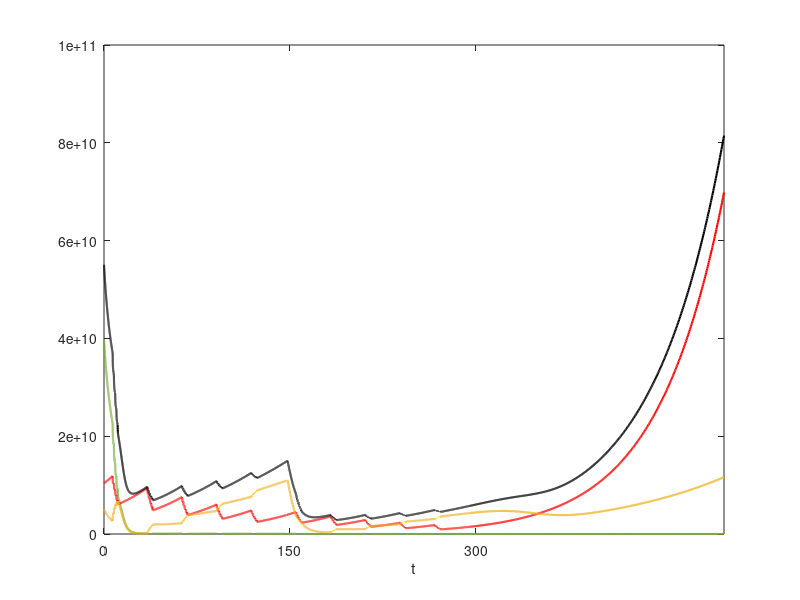

This chart was generated by the following MATLAB code: (Note: this script raises an error after producing the figure.)
clear variables;
close all;

% Loading data from the file 'CTCT_n=1454_'
load('CTCT_n=1454_');

% Generating Fig. 17, bottom panel a
f=figure();
plot(tt,YY(:,1),'-','color','#77AC30','LineWidth',1.5);
hold on;
plot(tt,YY(:,2),'-','color','red','LineWidth',1.5);
hold on;
plot(tt,YY(:,3),'-','color','#EDB120','LineWidth',1.5);
hold on;
plot(tt,Tc,'-black','LineWidth',1.5);
hold on;
xticks([0 150 300]);
xlabel('t');
fontsize(f,14,'point');
fontname(f,"Arial");

clearvars -except f;

% Loading data from the file 'TCT_n=1454_'
load('TCT_n=1454_');

% Generating Fig. 17, bottom panel a
plot(tt,YY(:,1),'--','color','#77AC30','LineWidth',1.5);
hold on;
plot(tt,YY(:,2),'--','color','red','LineWidth',1.5);
hold on;
plot(tt,YY(:,3),'--','color','#EDB120','LineWidth',1.5);
hold on;
plot(tt,Tc,'--black','LineWidth',1.5);
xticks([0 125 250]);
yticks([1*10^(10) 1.25*10^(11) 2.5*10^(11)]);
xlim([0 250]);
xlabel('t');
legend('S','R_{C}','R_{E}','T','S','R_{C}','R_{E}','T','location','northwest');
fontsize(f,14,'point');
fontname(f,"Arial");
